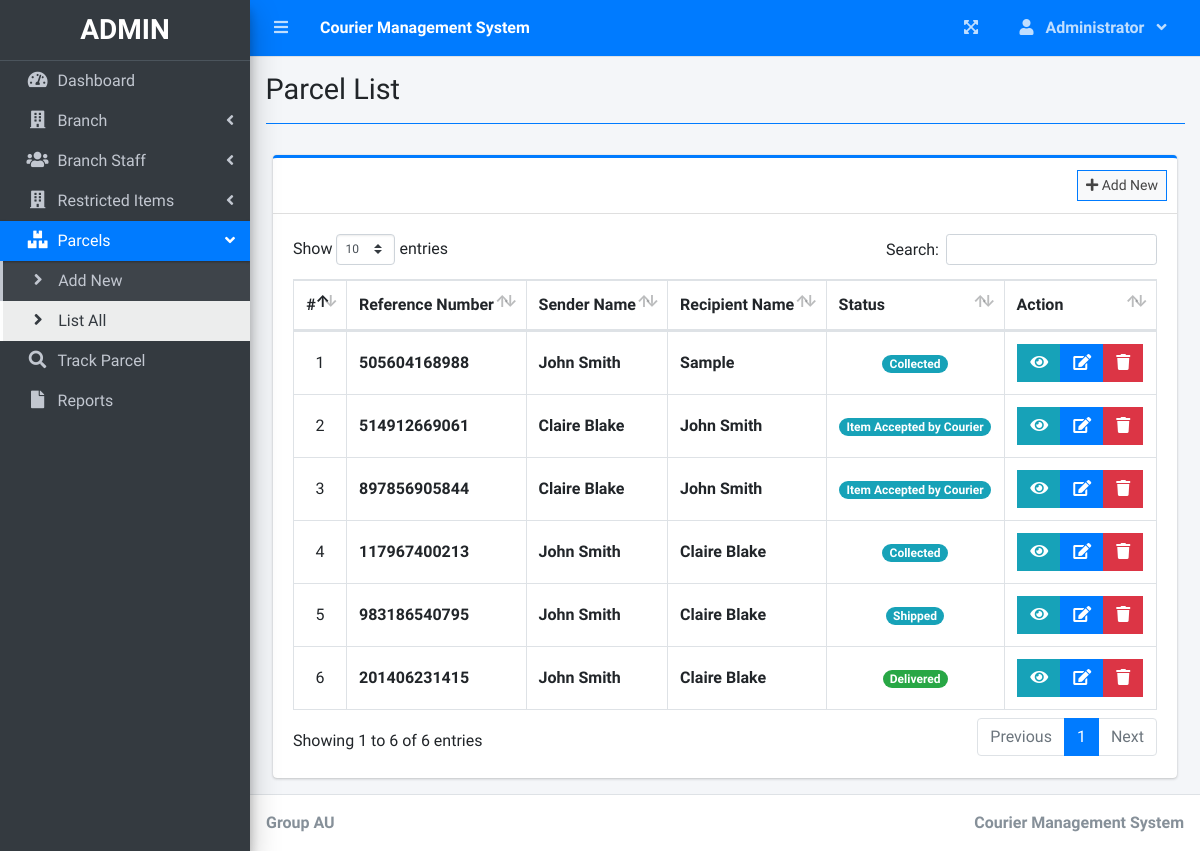
The page /index.php?page=parcel_list (signed in) on the database as committed earlier.
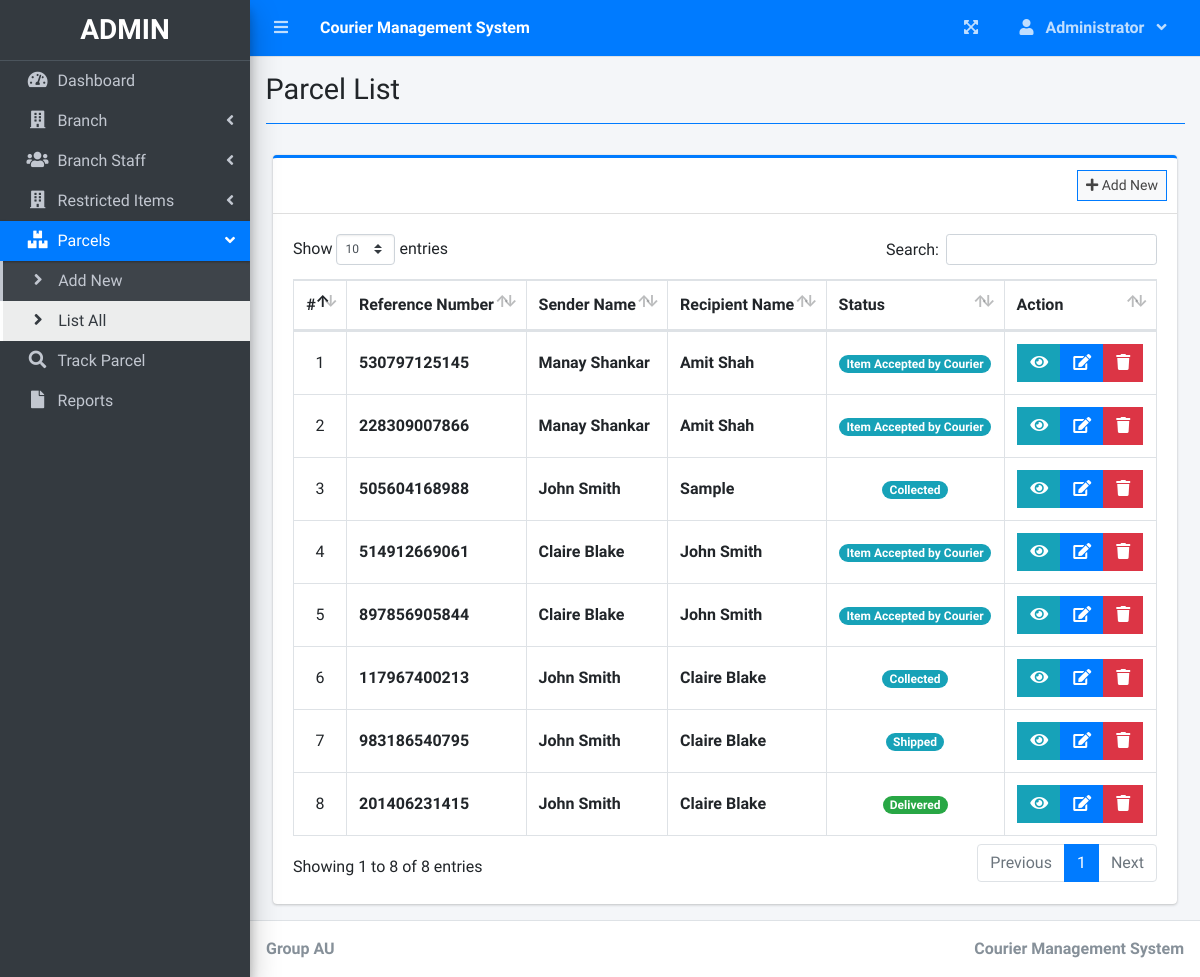
The same page on the database as committed later.
### tables this page shows
CREATE TABLE `parcels` (
  `id` int(30) NOT NULL AUTO_INCREMENT,
  `reference_number` varchar(100) NOT NULL,
  `sender_name` text NOT NULL,
  `sender_address` text NOT NULL,
  `sender_contact` text NOT NULL,
  `recipient_name` text NOT NULL,
  `recipient_address` text NOT NULL,
  `recipient_contact` text NOT NULL,
  `type` int(1) NOT NULL COMMENT '1 = Deliver, 2=Pickup',
  `from_branch_id` varchar(30) NOT NULL,
  `to_branch_id` varchar(30) NOT NULL,
  `weight` varchar(100) NOT NULL,
  `height` varchar(100) NOT NULL,
  `width` varchar(100) NOT NULL,
  `length` varchar(100) NOT NULL,
  `price` float NOT NULL,
  `status` int(2) NOT NULL DEFAULT '0',
  `date_created` datetime NOT NULL DEFAULT CURRENT_TIMESTAMP,
  PRIMARY KEY (`id`)
);

### parcel_list.php (the view, shortened to what this page needs)
<?php include'db_connect.php' ?>
<div class="col-lg-12">
	<div class="card card-outline card-primary">
		<div class="card-header">
			<div class="card-tools">
				<a class="btn btn-block btn-sm btn-default btn-flat border-primary " href="./index.php?page=new_parcel"><i class="fa fa-plus"></i> Add New</a>
			</div>
		</div>
		<div class="card-body">
			<table class="table tabe-hover table-bordered" id="list">
				<!-- <colgroup>
					<col width="5%">
					<col width="15%">
					<col width="25%">
					<col width="25%">
					<col width="15%">
				</colgroup> -->
				<thead>
					<tr>
						<th class="text-center">#</th>
						<th>Reference Number</th>
						<th>Sender Name</th>
						<th>Recipient Name</th>
						<th>Status</th>
						<th>Action</th>
					</tr>
				</thead>
				<tbody>
					<?php
					$i = 1;
					$where = "";
					$qry = $conn->query("SELECT * from parcels $where order by  unix_timestamp(date_created) desc ");
					while($row= $qry->fetch_assoc()):
					?>
					<tr>
						<td class="text-center"><?php echo $i++ ?></td>
						<td><b><?php echo ($row['reference_number']) ?></b></td>
						<td><b><?php echo ucwords($row['sender_name']) ?></b></td>
						<td><b><?php echo ucwords($row['recipient_name']) ?></b></td>
						<td class="text-center">
							<?php
							switch ($row['status']) {
								case '1':
									echo "<span class='badge badge-pill badge-info'> Collected</span>";
									break;
								case '2':
									echo "<span class='badge badge-pill badge-info'> Shipped</span>";
									break;
								case '7':
									echo "<span class='badge badge-pill badge-success'>Delivered</span>";
									break;
								default:
									echo "<span class='badge badge-pill badge-info'> Item Accepted by Courier</span>";
									break;
							}
							?>
						</td>
						<td class="text-center">
		                    <div class="btn-group">
		                    	<button type="button" class="btn btn-info btn-flat view_parcel" data-id="<?php echo $row['id'] ?>">
		                          <i class="fas fa-eye"></i>
		                        </button>
		                        <a href="index.php?page=edit_parcel&id=<?php echo $row['id'] ?>" class="btn btn-primary btn-flat ">
		                          <i class="fas fa-edit"></i>
		                        </a>
		                        <button type="button" class="btn btn-danger btn-flat delete_parcel" data-id="<?php echo $row['id'] ?>">
		                          <i class="fas fa-trash"></i>
		                        </button>
	                      </div>
						</td>
					</tr>
				<?php endwhile; ?>
				</tbody>
			</table>
		</div>
	</div>
</div>

### index.php (shortened to what this page needs)
<!DOCTYPE html>
<html lang="en">
<?php
	include 'header.php'
?>
<body class="hold-transition sidebar-mini layout-fixed layout-navbar-fixed layout-footer-fixed">
<div class="wrapper">
  <?php include 'topbar.php' ?>
  <?php include 'sidebar.php' ?>
  <div class="content-wrapper">
    <div class="content-header">
      <div class="container-fluid">
        <div class="row mb-2">
          <div class="col-sm-6">
            <h1 class="m-0"><?php echo $title ?></h1>
          </div>
        </div>
            <hr class="border-primary">
      </div>
    </div>
    <section class="content">
      <div class="container-fluid">
         <?php
            $page = isset($_GET['page']) ? $_GET['page'] : 'home';
            if(!file_exists($page.".php")){
                include '404.html';
            }else{
            include $page.'.php';
            }
          ?>
      </div>
    </section>
  </div>
  <footer class="main-footer">
    <strong>Group AU</strong>
    <div class="float-right d-none d-sm-inline-block">
      <b><?php echo $_SESSION['system']['name'] ?></b>
    </div>
  </footer>
</div>
</body>
</html>

### header.php (shortened to what this page needs)
<head>
  <?php
  $title = isset($_GET['page']) ? ucwords(str_replace("_", ' ', $_GET['page'])) : "Home";
  $title = str_replace("Persons Companies","Persons/Companies",$title);
  ?>
  <link rel="stylesheet" href="assets/plugins/fontawesome-free/css/all.min.css">
  <link rel="stylesheet" href="assets/plugins/overlayScrollbars/css/OverlayScrollbars.min.css">
  <link rel="stylesheet" href="assets/plugins/datatables-bs4/css/dataTables.bootstrap4.min.css">
  <link rel="stylesheet" href="assets/plugins/datatables-responsive/css/responsive.bootstrap4.min.css">
  <link rel="stylesheet" href="assets/plugins/datatables-buttons/css/buttons.bootstrap4.min.css">
  <link rel="stylesheet" href="assets/plugins/select2/css/select2.min.css">
  <link rel="stylesheet" href="assets/plugins/select2-bootstrap4-theme/select2-bootstrap4.min.css">
  <link rel="stylesheet" href="assets/plugins/sweetalert2-theme-bootstrap-4/bootstrap-4.min.css">
  <link rel="stylesheet" href="assets/plugins/toastr/toastr.min.css">
  <link rel="stylesheet" href="assets/plugins/dropzone/min/dropzone.min.css">
  <link rel="stylesheet" href="assets/dist/css/jquery.datetimepicker.min.css">
  <link rel="stylesheet" href="assets/plugins/icheck-bootstrap/icheck-bootstrap.min.css">
  <link rel="stylesheet" href="assets/plugins/bootstrap4-toggle/css/bootstrap4-toggle.min.css">
  <link rel="stylesheet" href="assets/dist/css/adminlte.min.css">
  <link rel="stylesheet" href="assets/dist/css/styles.css">
  <link rel="stylesheet" href="assets/plugins/summernote/summernote-bs4.min.css">
</head>

### topbar.php (shortened to what this page needs)
<nav class="main-header navbar navbar-expand navbar-primary navbar-dark ">
  <ul class="navbar-nav">
    <?php if(isset($_SESSION['login_id'])): ?>
    <li class="nav-item">
      <a class="nav-link" data-widget="pushmenu" href="" role="button"><i class="fas fa-bars"></i></a>
    </li>
  <?php endif; ?>
    <li>
      <a class="nav-link text-white"  href="./" role="button"> <large><b><?php echo $_SESSION['system']['name'] ?></b></large></a>
    </li>
  </ul>
  <ul class="navbar-nav ml-auto">
    <li class="nav-item">
      <a class="nav-link" data-widget="fullscreen" href="#" role="button">
        <i class="fas fa-expand-arrows-alt"></i>
      </a>
    </li>
   <li class="nav-item dropdown">
          <a class="nav-link"  data-toggle="dropdown" aria-expanded="true" href="javascript:void(0)">
            <span>
              <div class="d-felx badge-pill">
                <span class="fa fa-user mr-2"></span>
                <span><b><?php echo ucwords($_SESSION['login_firstname']) ?></b></span>
                <span class="fa fa-angle-down ml-2"></span>
              </div>
            </span>
          </a>
    </li>
  </ul>
</nav>

### sidebar.php (shortened to what this page needs)
<aside class="main-sidebar sidebar-dark-primary elevation-4">
  <div class="dropdown">
 	<a href="./" class="brand-link">
      <?php if($_SESSION['login_type'] == 1): ?>
      <h3 class="text-center p-0 m-0"><b>ADMIN</b></h3>
      <?php else: ?>
      <h3 class="text-center p-0 m-0"><b>STAFF</b></h3>
      <?php endif; ?>
  </a>
  </div>
  <div class="sidebar pb-4 mb-4">
    <nav class="mt-2">
      <ul class="nav nav-pills nav-sidebar flex-column nav-flat" data-widget="treeview" role="menu" data-accordion="false">
        <li class="nav-item dropdown">
          <a href="./" class="nav-link nav-home">
            <i class="nav-icon fas fa-tachometer-alt"></i>
            <p>
              Dashboard
            </p>
          </a>
        </li>
        <?php if($_SESSION['login_type'] == 1): ?>
        <li class="nav-item">
          <a href="#" class="nav-link nav-edit_branch">
            <i class="nav-icon fas fa-building"></i>
            <p>
              Branch
              <i class="right fas fa-angle-left"></i>
            </p>
          </a>
        </li>
        <li class="nav-item">
          <a href="#" class="nav-link nav-edit_staff">
            <i class="nav-icon fas fa-users"></i>
            <p>
              Branch Staff
              <i class="right fas fa-angle-left"></i>
            </p>
          </a>
        </li>
        <li class="nav-item">
          <a href="#" class="nav-link nav-edit_branch">
            <i class="nav-icon fas fa-building"></i>
            <p>
              Restricted Items
              <i class="right fas fa-angle-left"></i>
            </p>
          </a>
        </li>
      <?php endif; ?>
        <li class="nav-item">
          <a href="#" class="nav-link nav-edit_parcel">
            <i class="nav-icon fas fa-boxes"></i>
            <p>
              Parcels
              <i class="right fas fa-angle-left"></i>
            </p>
          </a>
          <ul class="nav nav-treeview">
            <li class="nav-item">
              <a href="./index.php?page=new_parcel" class="nav-link nav-new_parcel tree-item">
                <i class="fas fa-angle-right nav-icon"></i>
                <p>Add New</p>
              </a>
            </li>
            <li class="nav-item">
              <a href="./index.php?page=parcel_list" class="nav-link nav-parcel_list nav-sall tree-item">
                <i class="fas fa-angle-right nav-icon"></i>
                <p>List All</p>
              </a>
            </li>
          </ul>
        </li>
         <li class="nav-item dropdown">
          <a href="./index.php?page=track" class="nav-link nav-track">
            <i class="nav-icon fas fa-search"></i>
            <p>
              Track Parcel
            </p>
          </a>
        </li>
         <li class="nav-item dropdown">
          <a href="./index.php?page=reports" class="nav-link nav-reports">
            <i class="nav-icon fas fa-file"></i>
            <p>
              Reports
            </p>
          </a>
        </li>
      </ul>
    </nav>
  </div>
</aside>

### parcel_list.php (style rules this page uses)
table td { vertical-align: middle !important; }

Rows that differ between the two databases and show on the page:
added parcels: reference_number "530797125145", sender_name "Manay Shankar", recipient_name "Amit Shah", status "Item Accepted by Courier"
added parcels: reference_number "228309007866", sender_name "Manay Shankar", recipient_name "Amit Shah", status "Item Accepted by Courier"
Other text that changed with them:
text written by a page script: "Show entries Search: Showing 1 to 6 of 6 entries Previous 1 Next" → "Show entries Search: Showing 1 to 8 of 8 entries Previous 1 Next"
